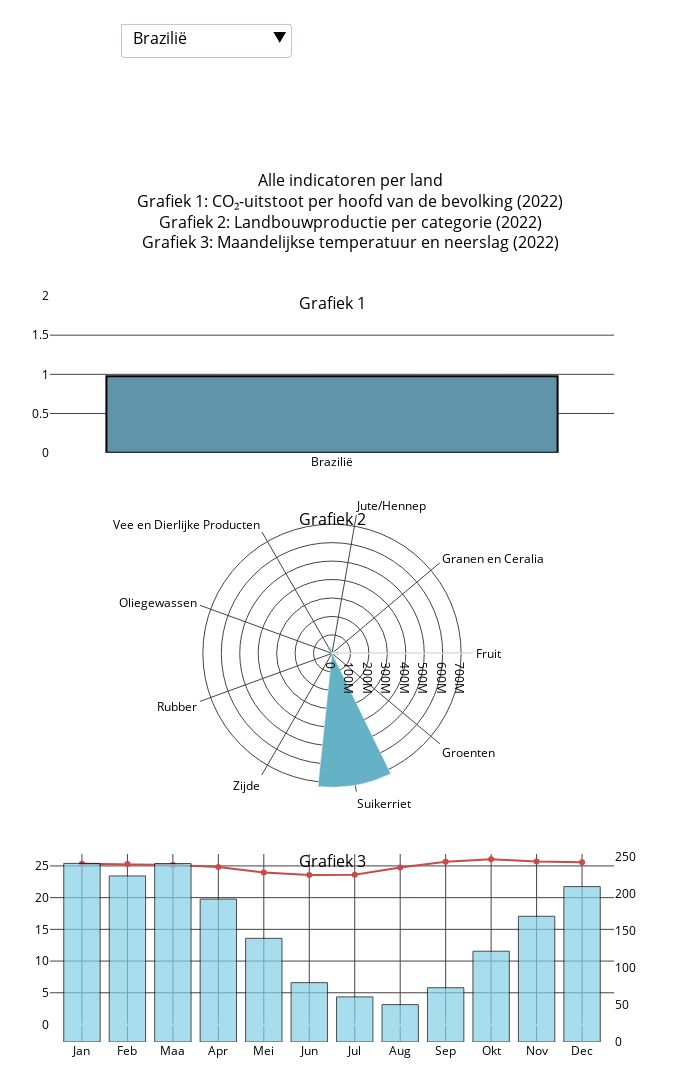

Notebook code for this chart:
### Markdown cell above
### De geografische ligging van een land (en de bijbehorende klimaatzones) beïnvloedt welke gewassen en dieren men produceert — en dat heeft directe impact op de landbouwgerelateerde CO₂-uitstoot per capita.
Om zichtbaar te maken hoe klimaat en neerslag de landbouw-CO₂ bepalen, vergelijken we vier uitgesproken klimaatzones: het gematigde binnenland van de Verenigde Staten, het koele zeeklimaat van Nederland, het tropische savanne/moessonklimaat van Brazilië en het milde tropische hoogland van Kenia. In de volgende grafiekset ziet u per land het klimaatpatroon, het daaruit voortvloeiende gewasprofiel en de resulterende uitstoot per hoofd.

### Code cell
import pandas as pd
import numpy as np
import plotly.graph_objects as go
from plotly.subplots import make_subplots
import plotly.io as pio
pio.renderers.default = "vscode"

# ==== MANUELE SPACING INSTELLEN ====
row_heights        = [0.25, 0.45, 0.30]
vertical_spacing   = 0.08
subplot_title_pad  = 20
top_margin         = 180
title_pad_top      = 30

# ==== COLOUR PANEL ====
colours = {
    'background':        '#FFFFFF',
    'font':              '#000000',
    'grid':              '#444444',
    'emissions_bar':     '#6094AA',
    'emissions_outline': '#000000',
    'production_bar':    "#65B1C5",
    'polar_bg':          '#FFFFFF',
    'precip_fill':       '#83CFE5',
    'precip_outline':    '#000000',
    'temp_line':         '#CA4A4A',
    'temp_marker':       '#CA4A4A'
}

# ==== NAME MAPPING ====
name_map = {
    'Netherlands (Kingdom of the)': 'Netherlands',
    'United States of America':      'United States'
}

# ==== DUTCH TRANSLATIONS ====
dutch_country_names = {
    'Brazil': 'Brazilië',
    'Netherlands': 'Nederland',
    'United States': 'Verenigde Staten',
    'Kenya': 'Kenia'
}

dutch_month_names = {
    'Jan': 'Jan','Feb': 'Feb','Mar': 'Maa','Apr': 'Apr',
    'May': 'Mei','Jun': 'Jun','Jul': 'Jul','Aug': 'Aug',
    'Sep': 'Sep','Oct': 'Okt','Nov': 'Nov','Dec': 'Dec'
}

dutch_category_names = {
    'Fruits': 'Fruit',
    'Vegetables': 'Groenten',
    'Grains & Cereals': 'Granen en Ceralia',
    'Oil Crops': 'Oliegewassen',
    'Livestock & Animal Products': 'Vee en Dierlijke Producten',
    'Sugar cane': 'Suikerriet',
    'Cotton': 'Katoen',
    'Rubber': 'Rubber',
    'Silk': 'Zijde',
    'Jute/Hemp': 'Jute/Hennep'
}

# ==== CATEGORY MAP ====
category_map = {
    'Apples':'Fruits','Bananas':'Fruits','Oranges':'Fruits','Pineapples':'Fruits',
    'Mangoes, mangosteens, guavas':'Fruits','Papayas':'Fruits','Watermelons':'Fruits',
    'Grapes':'Fruits','Lemons and limes':'Fruits','Tangerines, mandarins, clementines':'Fruits',
    'Cantaloupes and other melons':'Fruits','Pears':'Fruits','Peaches and nectarines':'Fruits',
    'Avocados':'Fruits','Strawberries':'Fruits','Plums and sloes':'Fruits','Cherries':'Fruits',
    'Pomegranates':'Fruits','Pomelos and grapefruits':'Fruits','Figs':'Fruits','Persimmons':'Fruits',
    'Currants':'Fruits','Sour cherries':'Fruits','Olives':'Fruits',
    'Plantains and cooking bananas':'Fruits','Cranberries':'Fruits',
    'Tomatoes':'Vegetables','Onions, dry':'Vegetables','Cabbages':'Vegetables',
    'Carrots and turnips':'Vegetables','Lettuce and chicory':'Vegetables','Spinach':'Vegetables',
    'Cauliflowers and broccoli':'Vegetables','Cucumbers and gherkins':'Vegetables',
    'Pumpkins, squash and gourds':'Vegetables','Garlic':'Vegetables',
    'Leeks, other alliaceous vegetables':'Vegetables','Mushrooms and truffles':'Vegetables',
    'Eggplants (aubergines)':'Vegetables','Peas, green':'Vegetables',
    'Artichokes':'Vegetables','Asparagus':'Vegetables',
    'Wheat':'Grains & Cereals','Maize':'Grains & Cereals','Rice, paddy':'Grains & Cereals',
    'Barley':'Grains & Cereals','Sorghum':'Grains & Cereals','Millet':'Grains & Cereals',
    'Oats':'Grains & Cereals','Rye':'Grains & Cereals','Triticale':'Grains & Cereals',
    'Quinoa':'Grains & Cereals','Canary seed':'Grains & Cereals','Cereals n.e.c.':'Grains & Cereals',
    'Soybeans':'Oil Crops','Rapeseed':'Oil Crops','Sunflower seed':'Oil Crops','Oil palm fruit':'Oil Crops',
    'Groundnuts, in shell':'Oil Crops','Sesame seed':'Oil Crops','Safflower seed':'Oil Crops',
    'Mustard seed':'Oil Crops','Flaxseed':'Oil Crops','Hempseed':'Oil Crops','Linseed':'Oil Crops',
    'Palm kernels':'Oil Crops','Castor oil seeds':'Oil Crops',
    'Cattle':'Livestock & Animal Products','Buffalo':'Livestock & Animal Products','Sheep':'Livestock & Animal Products',
    'Goats':'Livestock & Animal Products','Chickens':'Livestock & Animal Products','Ducks':'Livestock & Animal Products',
    'Turkeys':'Livestock & Animal Products','Geese and guinea fowls':'Livestock & Animal Products',
    'Pigeons, other birds':'Livestock & Animal Products','Rabbits and hares':'Livestock & Animal Products',
    'Camels':'Livestock & Animal Products','Horses':'Livestock & Animal Products','Mules':'Livestock & Animal Products',
    'Hen eggs, in shell':'Livestock & Animal Products','Raw milk of cattle':'Livestock & Animal Products',
    'Raw milk of buffalo':'Livestock & Animal Products','Raw milk of sheep':'Livestock & Animal Products',
    'Raw milk of goats':'Livestock & Animal Products','Honey':'Livestock & Animal Products',
    'Livestock fat':'Livestock & Animal Products','Meat':'Livestock & Animal Products',
    'Sugar cane':'Sugar cane',
    'Cotton lint':'Cotton','Cottonseed':'Cotton',
    'Rubber, natural':'Rubber','Natural rubber in primary forms':'Rubber',
    'Silk-worm cocoons, reelable':'Silk','Raw silk (not thrown)':'Silk',
    'Jute, raw or retted':'Jute/Hemp','True hemp, raw or retted':'Jute/Hemp',
    'Ramie, raw or retted':'Jute/Hemp','Kenaf, and other textile bast fibres, raw or retted':'Jute/Hemp',
    'Sisal, raw':'Jute/Hemp','Coir, raw':'Jute/Hemp','Kapok fibre, raw':'Jute/Hemp'
}

# ==== 1) LOAD & PREP ====
prod = pd.read_csv('datasets/FAOSTAT_production_arg3.csv')
prod['Country'] = prod['Area'].replace(name_map)
prod['Category'] = prod['Item'].map(category_map)
prod_df = prod.query("Element=='Production' & Year==2022 & Unit=='t'").dropna(subset=['Category'])
grouped_prod = prod_df.groupby(['Country','Category'])['Value'].sum().reset_index()

# ==== 2) EMISSIONS ====
em  = pd.read_csv('datasets/FAOSTAT_data_en_6-26-2025-6.csv')
pop = pd.read_csv('datasets/API_SP.POP.TOTL_DS2_en_csv_v2_124794.csv', skiprows=4)
em['Area'] = em['Area'].replace(name_map)
pop['Country Name'] = pop['Country Name'].replace(name_map)

countries = ['Brazil','Netherlands','United States','Kenya']
em2    = em.query("Year==2022 and Area in @countries")
em_tot = em2.groupby('Area')['Value'].sum().reset_index().rename(columns={'Area':'Country','Value':'Total_Emissions'})
pop2   = pop[['Country Name','2022']].rename(columns={'Country Name':'Country','2022':'Population'})
merged_em = pd.merge(em_tot, pop2, on='Country')
merged_em['Emissions_per_capita'] = merged_em['Total_Emissions'] / merged_em['Population']

# ==== 3) TEMP & PRECIP ====
tp = pd.read_csv('datasets/combined_2022.csv')
tp['name'] = tp['name'].replace({'United States of America':'United States'})
tp = tp[tp['name'].isin(countries)]
tp['Month']     = pd.to_datetime(tp['Month'], format='%Y-%m')
tp['Month_str'] = tp['Month'].dt.strftime('%b').map(dutch_month_names)
month_order     = tp.sort_values('Month')['Month_str'].unique()
y_temp_min, y_temp_max = tp['Temperature'].min(), tp['Temperature'].max()

# ==== GRAPH TITLES ====
graph_titles = [
    "CO₂-uitstoot per hoofd van de bevolking (2022)",
    "Landbouwproductie per categorie (2022)",
    "Maandelijkse temperatuur en neerslag (2022)"
]

# ==== BUILD FIGURE ====
fig = make_subplots(
    rows=3, cols=1,
    specs=[[{'type':'xy'}],[{'type':'polar'}],[{'type':'xy','secondary_y':True}]],
    row_heights=row_heights,
    vertical_spacing=vertical_spacing,
    subplot_titles=("Grafiek 1","Grafiek 2","Grafiek 3")
)

categories       = sorted(grouped_prod['Category'].unique())
dutch_categories = [dutch_category_names.get(cat,cat) for cat in categories]
angles           = np.linspace(0, 360, len(categories), endpoint=False)

for i, country in enumerate(countries):
    val = merged_em.loc[merged_em['Country']==country, 'Emissions_per_capita'].iat[0]
    fig.add_trace(go.Bar(
        x=[dutch_country_names[country]], y=[val],
        marker=dict(color=colours['emissions_bar'],
                    line=dict(color=colours['emissions_outline'], width=2)),
        visible=(i==0)
    ), row=1, col=1)

    dfp = (grouped_prod.query("Country==@country")
           .set_index('Category').reindex(categories).reset_index())
    fig.add_trace(go.Barpolar(
        r=dfp['Value'],
        theta=[angles[categories.index(c)] for c in dfp['Category']],
        width=[360/len(categories)*0.8]*len(categories),
        marker_color=colours['production_bar'],
        visible=(i==0)
    ), row=2, col=1)

    dft = tp[tp['name']==country]
    fig.add_trace(go.Bar(
        x=dft['Month_str'], y=dft['Precipitation'],
        marker=dict(color=colours['precip_fill'],
                    line=dict(color=colours['precip_outline'], width=1)),
        opacity=0.7, visible=(i==0)
    ), row=3, col=1, secondary_y=True)

    fig.add_trace(go.Scatter(
        x=dft['Month_str'], y=dft['Temperature'],
        mode='lines+markers',
        line=dict(color=colours['temp_line']),
        marker=dict(color=colours['temp_marker']),
        visible=(i==0)
    ), row=3, col=1, secondary_y=False)

buttons = []
for idx, country in enumerate(countries):
    vis = [False]*len(fig.data)
    for j in range(4):
        vis[4*idx + j] = True
    buttons.append(dict(
        label=dutch_country_names[country],
        method='update',
        args=[{'visible': vis}, {}]
    ))

fig.update_layout(
    updatemenus=[dict(
        active=0,
        buttons=buttons,
        x=0.1, y=1.38, xanchor='left', yanchor='top',
        direction='down',
        pad=dict(l=10, r=10, t=10, b=10),   # <-- hier de padding instellen
        font=dict(size=16)                   # <-- hier de lettergrootte (en dus dropdown-grootte)
    )],
    margin=dict(l=50, r=50, t=top_margin, b=50),
    plot_bgcolor=colours['background'],
    paper_bgcolor=colours['background'],
    font=dict(color=colours['font']),
    showlegend=False,
    width=700,
    height=1350,
    polar=dict(bgcolor=colours['polar_bg'])
)

fig.add_annotation(
    text=(
        "Alle indicatoren per land<br>"
        "Grafiek 1: CO₂-uitstoot per hoofd van de bevolking (2022)<br>"
        "Grafiek 2: Landbouwproductie per categorie (2022)<br>"
        "Grafiek 3: Maandelijkse temperatuur en neerslag (2022)"
    ),
    xref="paper", yref="paper",
    x=0.5, y=1.2,
    showarrow=False,
    font=dict(size=16),
    align="center"
)

for ann in fig.layout.annotations:
    ann.yshift = -subplot_title_pad

fig.update_yaxes(row=1, col=1,
    range=[0,2], dtick=0.5,
    showgrid=True, gridcolor=colours['grid']
)
fig.update_layout(polar=dict(
    radialaxis=dict(showgrid=True, gridcolor=colours['grid']),
    angularaxis=dict(showgrid=True, gridcolor=colours['grid'],
                     tickvals=angles, ticktext=dutch_categories)
))
fig.update_xaxes(row=3, col=1,
    type='category',
    categoryorder='array',
    categoryarray=month_order,
    showgrid=True, gridcolor=colours['grid']
)
fig.update_yaxes(row=3, col=1, secondary_y=False,
    range=[y_temp_min,y_temp_max], dtick=5,
    showgrid=True, gridcolor=colours['grid']
)
fig.update_yaxes(row=3, col=1, secondary_y=True, showgrid=False)

fig.show()

### Figure 1 — Plotly figure (JSON) as saved in the notebook; plotly's stock layout.template omitted (floating-point values rounded to 4 significant figures)
{"data": [{"marker": {"color": "#6094AA", "line": {"color": "#000000", "width": 2}}, "type": "bar", "visible": true, "x": ["Brazilië"], "xaxis": "x", "y": [0.9763], "yaxis": "y"}, {"marker": {"color": "#65B1C5"}, "r": [36270000.0, 15160000.0, 100500.0, 35890000.0, 3413000.0, 250200.0, 300.0, 726100000.0, 3819000.0], "subplot": "polar", "theta": [0, 40, 80, 120, 160, 200, 240, 280, 320], "type": "barpolar", "visible": true, "width": [32, 32, 32, 32, 32, 32, 32, 32, 32]}, {"marker": {"color": "#83CFE5", "line": {"color": "#000000", "width": 1}}, "opacity": 0.7, "type": "bar", "visible": true, "x": ["Jan", "Feb", "Maa", "Apr", "Mei", "Jun", "Jul", "Aug", "Sep", "Okt", "Nov", "Dec"], "xaxis": "x2", "y": [240.6, 223.7, 240.4, 192.6, 139.7, 79.95, 60.75, 50.35, 73.1, 122.3, 169.4, 209.3], "yaxis": "y3"}, {"line": {"color": "#CA4A4A"}, "marker": {"color": "#CA4A4A"}, "mode": "lines+markers", "type": "scatter", "visible": true, "x": ["Jan", "Feb", "Maa", "Apr", "Mei", "Jun", "Jul", "Aug", "Sep", "Okt", "Nov", "Dec"], "xaxis": "x2", "y": [25.35, 25.31, 25.16, 24.83, 23.97, 23.56, 23.6, 24.74, 25.67, 26.05, 25.68, 25.58], "yaxis": "y2"}, {"marker": {"color": "#6094AA", "line": {"color": "#000000", "width": 2}}, "type": "bar", "visible": false, "x": ["Nederland"], "xaxis": "x", "y": [1.108], "yaxis": "y"}, {"marker": {"color": "#65B1C5"}, "r": [702500.0, 1470000.0, 14100.0, 14980000.0, NaN, NaN, NaN, NaN, 2713000.0], "subplot": "polar", "theta": [0, 40, 80, 120, 160, 200, 240, 280, 320], "type": "barpolar", "visible": false, "width": [32, 32, 32, 32, 32, 32, 32, 32, 32]}, {"marker": {"color": "#83CFE5", "line": {"color": "#000000", "width": 1}}, "opacity": 0.7, "type": "bar", "visible": false, "x": ["Jan", "Feb", "Maa", "Apr", "Mei", "Jun", "Jul", "Aug", "Sep", "Okt", "Nov", "Dec"], "xaxis": "x2", "y": [69.59, 65.25, 56.69, 53.0, 73.38, 74.17, 91.65, 92.53, 71.07, 75.6, 69.04, 77.44], "yaxis": "y3"}, {"line": {"color": "#CA4A4A"}, "marker": {"color": "#CA4A4A"}, "mode": "lines+markers", "type": "scatter", "visible": false, "x": ["Jan", "Feb", "Maa", "Apr", "Mei", "Jun", "Jul", "Aug", "Sep", "Okt", "Nov", "Dec"], "xaxis": "x2", "y": [3.22, 3.91, 6.03, 9.64, 13.13, 15.81, 17.94, 17.83, 14.94, 11.26, 7.1, 3.62], "yaxis": "y2"}, {"marker": {"color": "#6094AA", "line": {"color": "#000000", "width": 2}}, "type": "bar", "visible": false, "x": ["Verenigde Staten"], "xaxis": "x", "y": [1.696], "yaxis": "y"}, {"marker": {"color": "#65B1C5"}, "r": [21240000.0, 54820000.0, 9539.0, 102700000.0, 1501000.0, NaN, NaN, 31450000.0, 21210000.0], "subplot": "polar", "theta": [0, 40, 80, 120, 160, 200, 240, 280, 320], "type": "barpolar", "visible": false, "width": [32, 32, 32, 32, 32, 32, 32, 32, 32]}, {"marker": {"color": "#83CFE5", "line": {"color": "#000000", "width": 1}}, "opacity": 0.7, "type": "bar", "visible": false, "x": ["Jan", "Feb", "Maa", "Apr", "Mei", "Jun", "Jul", "Aug", "Sep", "Okt", "Nov", "Dec"], "xaxis": "x2", "y": [61.64, 57.0, 65.75, 70.0, 75.42, 75.03, 69.4, 67.87, 69.72, 67.37, 59.78, 66.08], "yaxis": "y3"}, {"line": {"color": "#CA4A4A"}, "marker": {"color": "#CA4A4A"}, "mode": "lines+markers", "type": "scatter", "visible": false, "x": ["Jan", "Feb", "Maa", "Apr", "Mei", "Jun", "Jul", "Aug", "Sep", "Okt", "Nov", "Dec"], "xaxis": "x2", "y": [-2.76, -0.8, 3.15, 8.71, 14.45, 19.47, 22.16, 21.18, 16.9, 10.02, 3.25, -1.69], "yaxis": "y2"}, {"marker": {"color": "#6094AA", "line": {"color": "#000000", "width": 2}}, "type": "bar", "visible": false, "x": ["Kenia"], "xaxis": "x", "y": [0.1857], "yaxis": "y"}, {"marker": {"color": "#65B1C5"}, "r": [3453000.0, 572400.0, 32250.0, 5075000.0, 13160.0, NaN, NaN, 8800000.0, 2454000.0], "subplot": "polar", "theta": [0, 40, 80, 120, 160, 200, 240, 280, 320], "type": "barpolar", "visible": false, "width": [32, 32, 32, 32, 32, 32, 32, 32, 32]}, {"marker": {"color": "#83CFE5", "line": {"color": "#000000", "width": 1}}, "opacity": 0.7, "type": "bar", "visible": false, "x": ["Jan", "Feb", "Maa", "Apr", "Mei", "Jun", "Jul", "Aug", "Sep", "Okt", "Nov", "Dec"], "xaxis": "x2", "y": [35.44, 25.12, 62.16, 102.5, 68.9, 38.42, 39.97, 45.49, 32.77, 64.01, 106.1, 60.82], "yaxis": "y3"}, {"line": {"color": "#CA4A4A"}, "marker": {"color": "#CA4A4A"}, "mode": "lines+markers", "type": "scatter", "visible": false, "x": ["Jan", "Feb", "Maa", "Apr", "Mei", "Jun", "Jul", "Aug", "Sep", "Okt", "Nov", "Dec"], "xaxis": "x2", "y": [25.89, 26.76, 26.88, 25.87, 25.37, 24.48, 23.75, 23.99, 24.93, 25.39, 24.82, 25.2], "yaxis": "y2"}], "layout": {"annotations": [{"font": {"size": 16}, "showarrow": false, "text": "Grafiek 1", "x": 0.47, "xanchor": "center", "xref": "paper", "y": 1, "yanchor": "bottom", "yref": "paper", "yshift": -20}, {"font": {"size": 16}, "showarrow": false, "text": "Grafiek 2", "x": 0.47, "xanchor": "center", "xref": "paper", "y": 0.71, "yanchor": "bottom", "yref": "paper", "yshift": -20}, {"font": {"size": 16}, "showarrow": false, "text": "Grafiek 3", "x": 0.47, "xanchor": "center", "xref": "paper", "y": 0.252, "yanchor": "bottom", "yref": "paper", "yshift": -20}, {"align": "center", "font": {"size": 16}, "showarrow": false, "text": "Alle indicatoren per land<br>Grafiek 1: CO₂-uitstoot per hoofd van de bevolking (2022)<br>Grafiek 2: Landbouwproductie per categorie (2022)<br>Grafiek 3: Maandelijkse temperatuur en neerslag (2022)", "x": 0.5, "xref": "paper", "y": 1.2, "yref": "paper", "yshift": -20}], "font": {"color": "#000000"}, "height": 1350, "margin": {"b": 50, "l": 50, "r": 50, "t": 180}, "paper_bgcolor": "#FFFFFF", "plot_bgcolor": "#FFFFFF", "polar": {"angularaxis": {"gridcolor": "#444444", "showgrid": true, "ticktext": ["Fruit", "Granen en Ceralia", "Jute/Hennep", "Vee en Dierlijke Producten", "Oliegewassen", "Rubber", "Zijde", "Suikerriet", "Groenten"], "tickvals": [0.0, 40.0, 80.0, 120.0, 160.0, 200.0, 240.0, 280.0, 320.0]}, "bgcolor": "#FFFFFF", "domain": {"x": [0, 0.94], "y": [0.332, 0.71]}, "radialaxis": {"gridcolor": "#444444", "showgrid": true}}, "showlegend": false, "updatemenus": [{"active": 0, "buttons": [{"args": [{"visible": [true, true, true, true, false, false, false, false, false, false, false, false, false, false, false, false]}, {}], "label": "Brazilië", "method": "update"}, {"args": [{"visible": [false, false, false, false, true, true, true, true, false, false, false, false, false, false, false, false]}, {}], "label": "Nederland", "method": "update"}, {"args": [{"visible": [false, false, false, false, false, false, false, false, true, true, true, true, false, false, false, false]}, {}], "label": "Verenigde Staten", "method": "update"}, {"args": [{"visible": [false, false, false, false, false, false, false, false, false, false, false, false, true, true, true, true]}, {}], "label": "Kenia", "method": "update"}], "direction": "down", "font": {"size": 16}, "pad": {"b": 10, "l": 10, "r": 10, "t": 10}, "x": 0.1, "xanchor": "left", "y": 1.38, "yanchor": "top"}], "width": 700, "xaxis": {"anchor": "y", "domain": [0, 0.94]}, "xaxis2": {"anchor": "y2", "categoryarray": ["Jan", "Feb", "Maa", "Apr", "Mei", "Jun", "Jul", "Aug", "Sep", "Okt", "Nov", "Dec"], "categoryorder": "array", "domain": [0, 0.94], "gridcolor": "#444444", "showgrid": true, "type": "category"}, "yaxis": {"anchor": "x", "domain": [0.79, 1], "dtick": 0.5, "gridcolor": "#444444", "range": [0, 2], "showgrid": true}, "yaxis2": {"anchor": "x2", "domain": [0, 0.252], "dtick": 5, "gridcolor": "#444444", "range": [-2.76, 26.88], "showgrid": true}, "yaxis3": {"anchor": "x2", "overlaying": "y2", "showgrid": false, "side": "right"}}}
